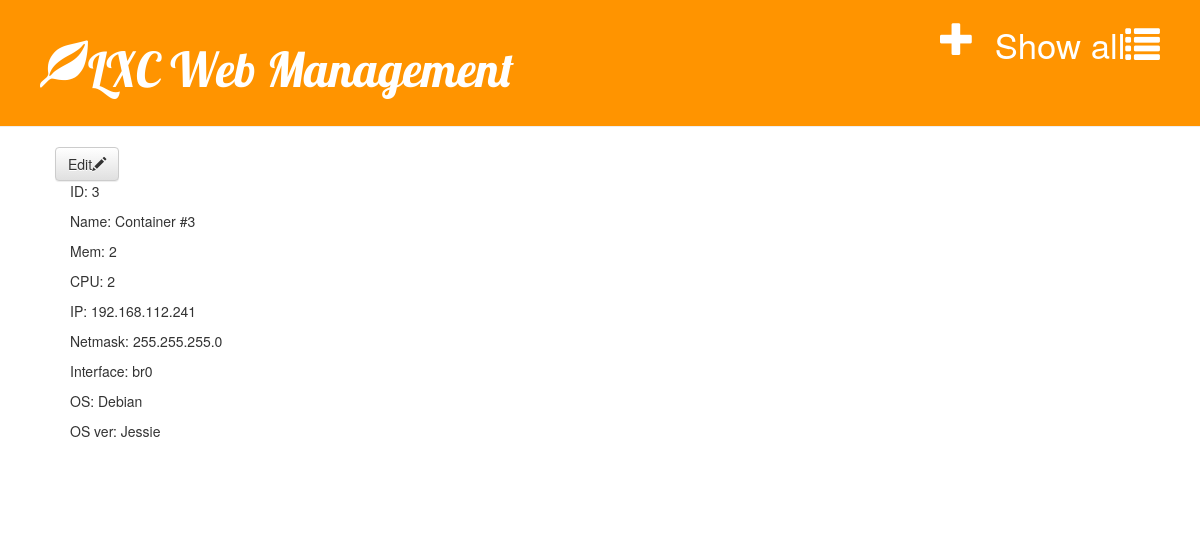
Before: /container/3/ (signed in) with the older database file.
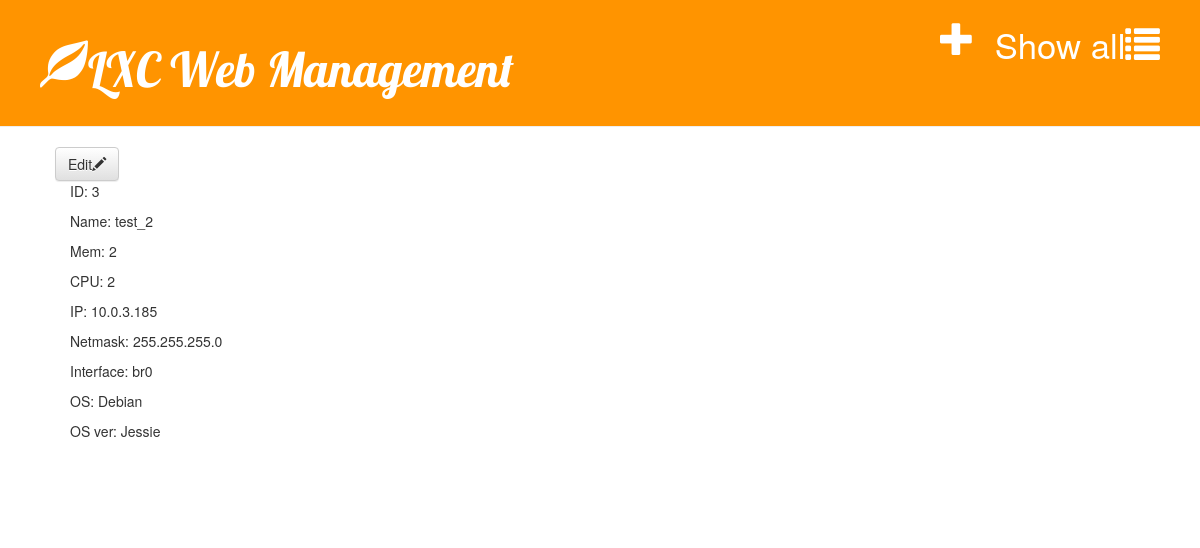
After: the same page with the newer database file.
### containers/models.py (models this page shows, shortened)
class Container(models.Model):
    name = models.TextField()
    net_ip = models.GenericIPAddressField()
    net_mask = models.GenericIPAddressField()
    net_if = models.TextField()
    mem = models.IntegerField()
    cpu = models.IntegerField()
    os_type = models.TextField()
    os_ver = models.TextField()

### containers/views.py (the view)
# urls.py: url(r'^container/(?P<pk>[0-9]+)/$', views.container_details, name='container_details'),
def container_details(request, pk):
    container = get_object_or_404(Container, pk=pk)
    return render(request, 'containers/container_details.html', {'container': container})

### containers/templates/containers/container_details.html
{% extends 'containers/base.html' %}
{% block content %}
<a class="btn btn-default" href="{% url 'container_edit' pk=container.pk %}">Edit<span class="glyphicon glyphicon-pencil"></span></a>
        <div class="container">
            <p>ID: {{ container.id }}</p>
            <p>Name: {{ container.name }} </p>
            <p>Mem: {{ container.mem }} </p>
            <p>CPU: {{ container.cpu }} </p>
            <p>IP: {{ container.net_ip }} </p>
            <p>Netmask: {{ container.net_mask }} </p>
            <p>Interface: {{ container.net_if }} </p>
            <p>OS: {{ container.os_type }} </p>
            <p>OS ver: {{ container.os_ver }} </p>
        </div>
{% endblock %}

Changed rows visible on the page:
changed Container "br0": name "Container #3" → "test_2"; net_ip "192.168.112.241" → "10.0.3.185"
